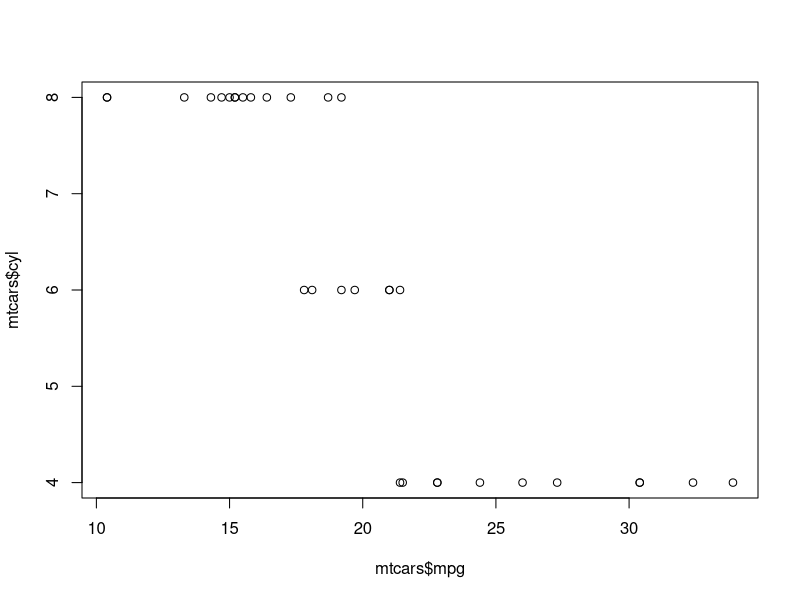
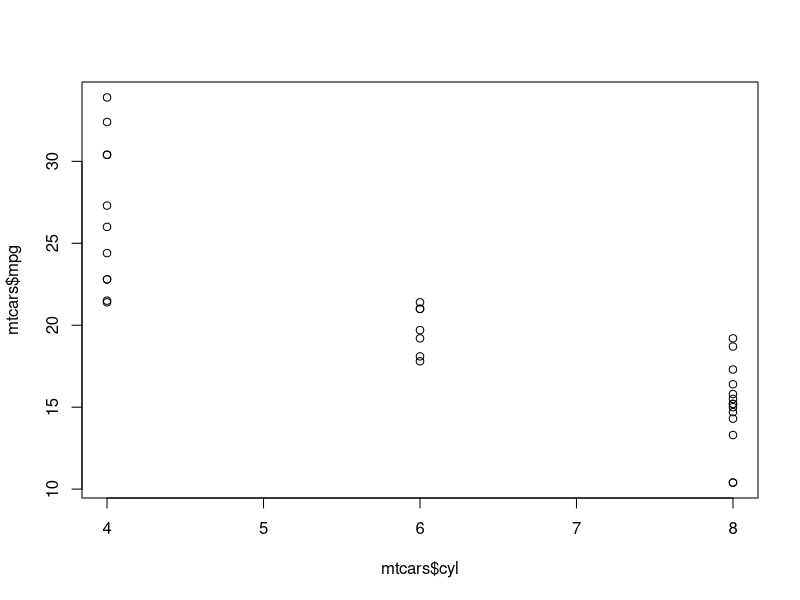
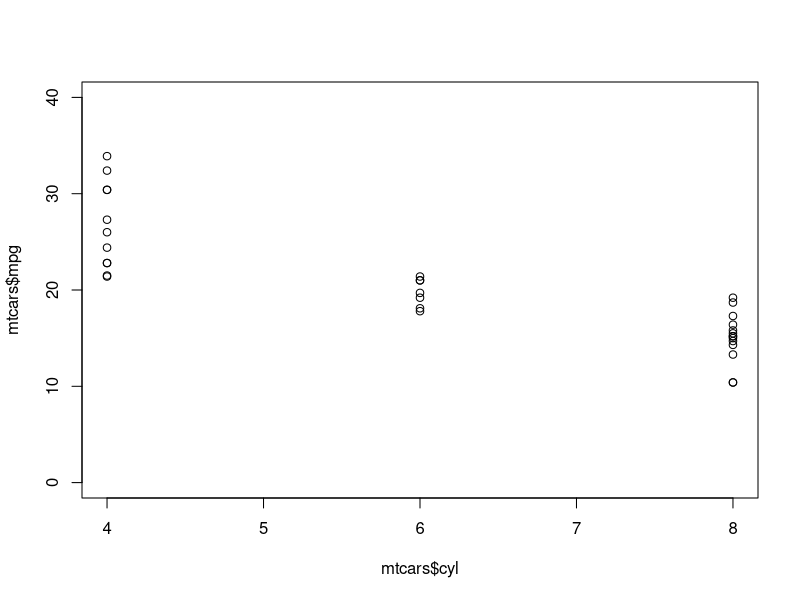
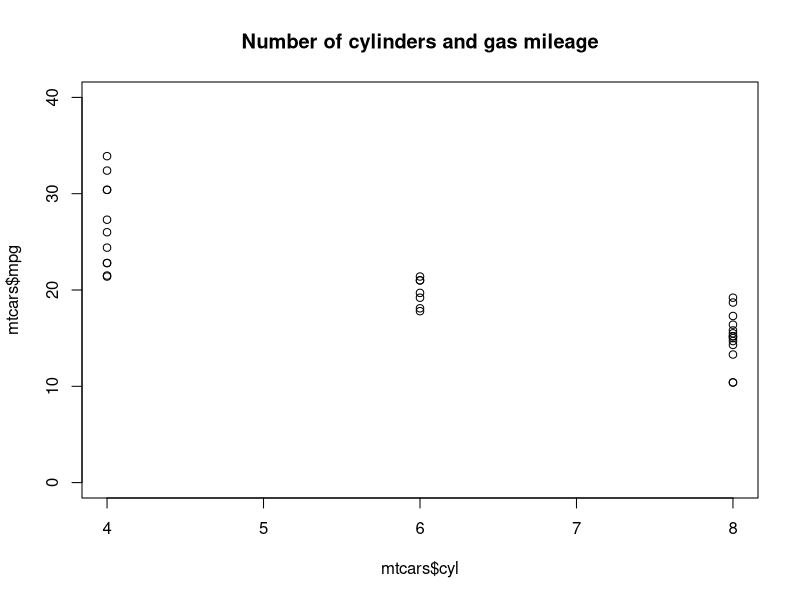
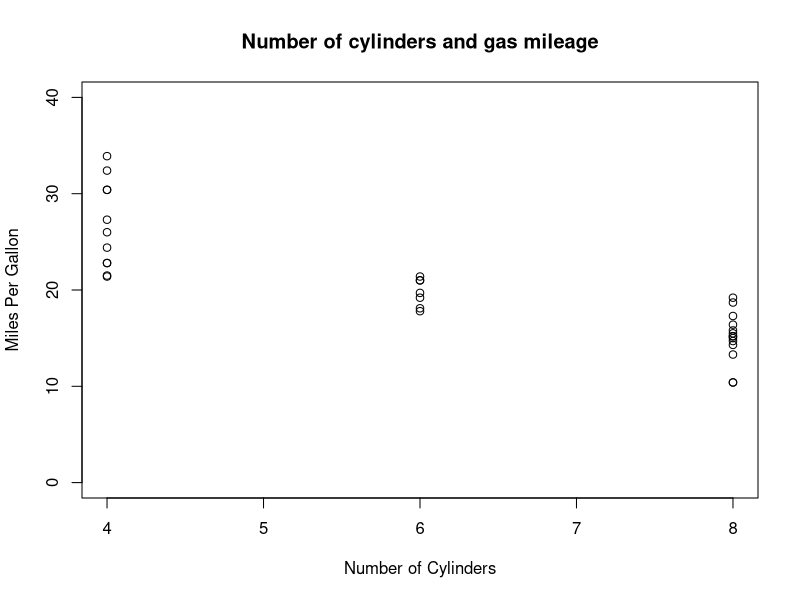
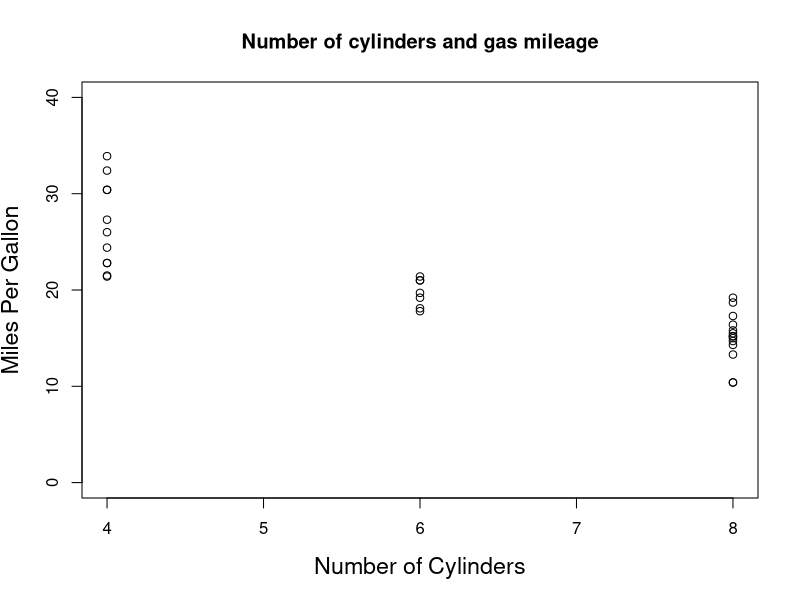
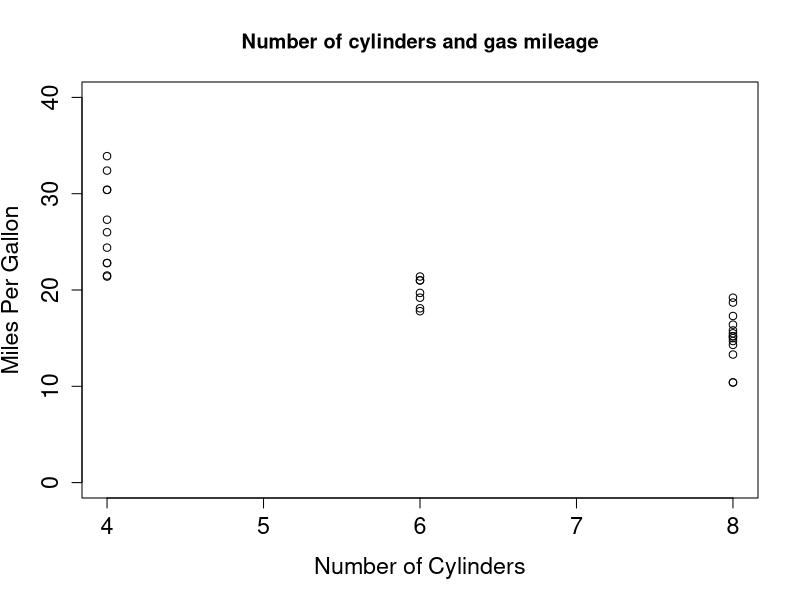
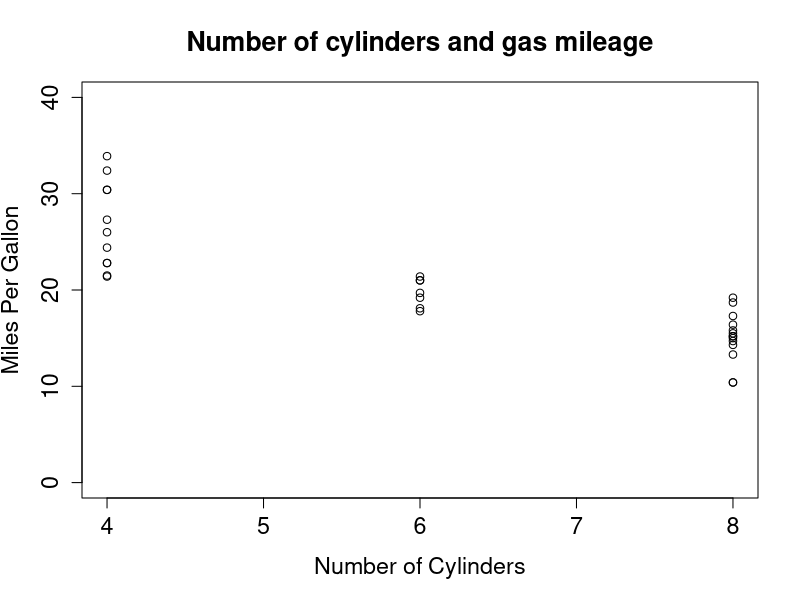

Generate these figures, in order, with R:
data(mtcars)
mtcars
# Why mtcars$
# Designed for multiple datasets
# Have to specify which dataset
plot(mtcars$mpg, mtcars$cyl)
plot(mtcars$cyl, mtcars$mpg)
# Fix the deceptive range on MPG
plot(mtcars$cyl, mtcars$mpg, ylim=c(0, 40))
# Add a title
plot(mtcars$cyl, mtcars$mpg, ylim=c(0, 40),
     main="Number of cylinders and gas mileage")
# Better labels
plot(mtcars$cyl, mtcars$mpg, ylim=c(0, 40),
     main="Number of cylinders and gas mileage",
     ylab="Miles Per Gallon",
     xlab="Number of Cylinders")
# Bigger labels
plot(mtcars$cyl, mtcars$mpg, ylim=c(0, 40),
     main="Number of cylinders and gas mileage",
     ylab="Miles Per Gallon",
     xlab="Number of Cylinders", cex.lab=1.4)
# Bigger axis tick labels
plot(mtcars$cyl, mtcars$mpg, ylim=c(0, 40),
     main="Number of cylinders and gas mileage",
     ylab="Miles Per Gallon",
     xlab="Number of Cylinders", cex.lab=1.4,
     cex.axis=1.4)
# Bigger title
plot(mtcars$cyl, mtcars$mpg, ylim=c(0, 40),
     main="Number of cylinders and gas mileage",
     ylab="Miles Per Gallon",
     xlab="Number of Cylinders", cex.lab=1.4,
     cex.axis=1.4, cex.main=1.6)
# Read in the data
data.raw <- read.csv("inflation.csv", header=TRUE)
data.raw
# Convert to time series
dcpi <- ts(data.raw[,2], start=c(1948,1), frequency=12)
# Check that it read in correctly
plot(dcpi)
# x-axis is time
# year is the integer value
# Month, quarter, etc. is the decimal part of the x-axis
# Line 1.4 times as thick
plot(dcpi, main="CPI Inflation", lwd=1.4)
# Too thick
plot(dcpi, main="CPI Inflation", lwd=6.4)
# Too thin
plot(dcpi, main="CPI Inflation", lwd=0.1)
# Line type set with lty
plot(dcpi, main="CPI Inflation", lwd=1.4, lty=2)
# Subset of the data
plot(window(dcpi, start=c(2005,1), end=c(2014,12)), 
            main="CPI Inflation", lwd=1.4, lty=2)

# Plot the data
rain <- c(30, 32, 18, 24, 38, 32)
harvest <- c(150, 145, 55, 70, 180, 150)
plot(rain, harvest)
# Set ylim and xlim to a better value
plot(rain, harvest, ylim=c(0, 200), xlim=c(0, 50))
abline(a=0, b=10)
abline(a=-120, b=10)
abline(a=-75, b=7)
lm(harvest ~ rain)







